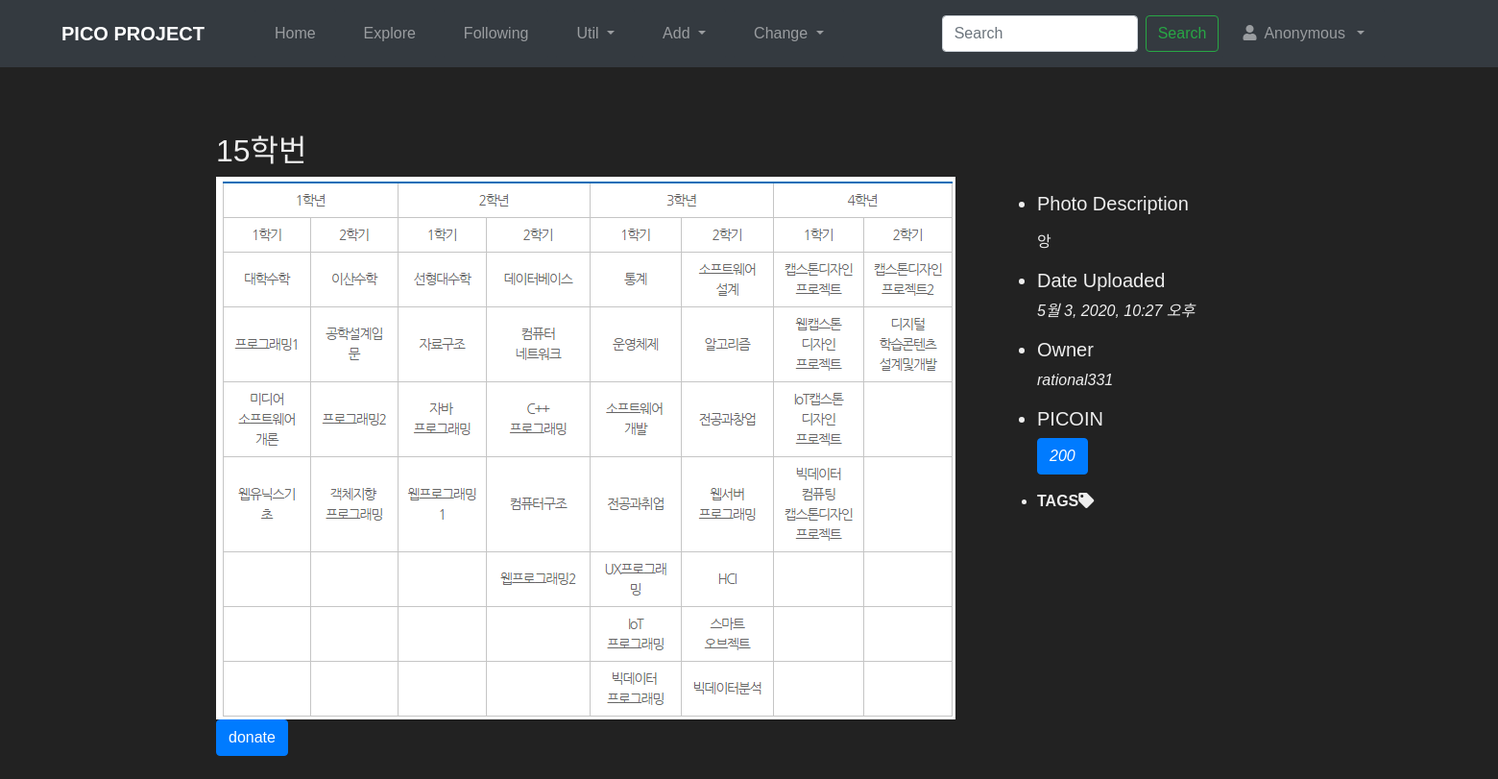
The page /explore/3/ on the database as committed earlier.
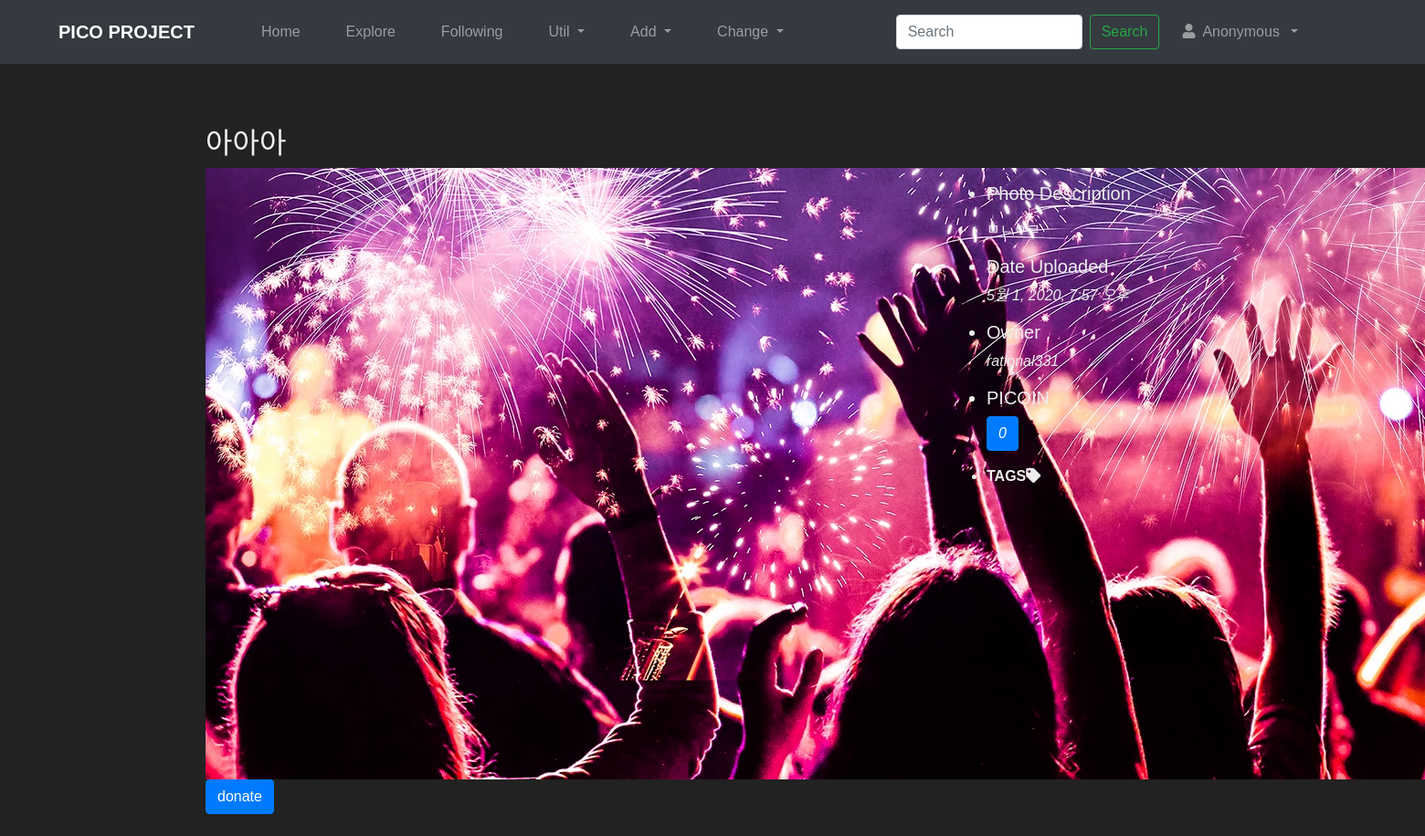
The same page on the database as committed later.
### photo/models.py (models this page shows, shortened)
class Photo(models.Model):
    title = models.CharField('TITLE', max_length=30)
    description = models.TextField('Photo Description', blank=True)
    tags = TaggableManager(blank=True)
    PICOIN = models.PositiveIntegerField(default=0, verbose_name='PICOIN')
    image = models.ImageField('IMAGE', upload_to='SorlPhoto/%Y')
    upload_dt = models.DateTimeField('Upload Date', auto_now_add=True)
    owner = models.ForeignKey(User, on_delete=models.CASCADE, verbose_name='OWNER', blank=True, null=True)
    class Meta:
        ordering = ('-upload_dt', )

### photo/views.py (the view)
# urls.py: path('<int:pk>/', views.PhotoDV.as_view(), name='photo_detail'),
class PhotoDV(DetailView):
    model = Photo

### photo/templates/photo/photo_detail.html (shortened to what this page needs)
{% extends "base.html" %}
{% load disqus_tags %}
{% block content %}
<h2 class="mt-5">{{ object.title }}</h2>
<div class="row">
    <div class="col-md-9">
        <a href="{{ object.image.url }}">
            <img src="{{ object.image.url }}" sylte="width: 100%;">
        </a>
    </div>
    <ul class="col-md-3 mt-3">
        <li class="h5">Photo Description</li>
        {% if object.description %}
        <p>{{ object.description|linebreaks }}</p>
        {% else %}
        <p>{{ blank }}</p>
        {% endif %}
        <li class="h5">Date Uploaded</li>
        <p class="font-italic">{{ object.upload_dt }}</p>
        <li class="h5">Owner</li>
        <p class="font-italic">{{ object.owner.username }}</p>
        <li class="h5">PICOIN</li>
        <p class="font-italic"><a href="{% url 'photo:photo_pico_log' object.id %}" class="btn btn-primary">{{ object.PICOIN }}</a></p>
        <li>
            <div>
                <b>TAGS</b><i class="fas fa-tag"></i>
                {% load taggit_templatetags2_tags %}
            </div>
        </li>
    </ul>
</div>
{% ifnotequal request.user.username object.owner.username %}
<div>
    <a href="{% url 'photo:photo_donate' object.id %}" class="btn btn-primary">donate</a>
</div>
<br>
{% endifnotequal %}
{% endblock %}

Rows that differ between the two databases and show on the page:
changed Photo "rational331": title "15학번" → "아아아"; image: a different picture; description "앙" → "ㅁㄴㅇㄹ"; upload_dt "5월 3, 2020, 10:27 오후" → "5월 1, 2020, 7:57 오후"; PICOIN "200" → "0"
